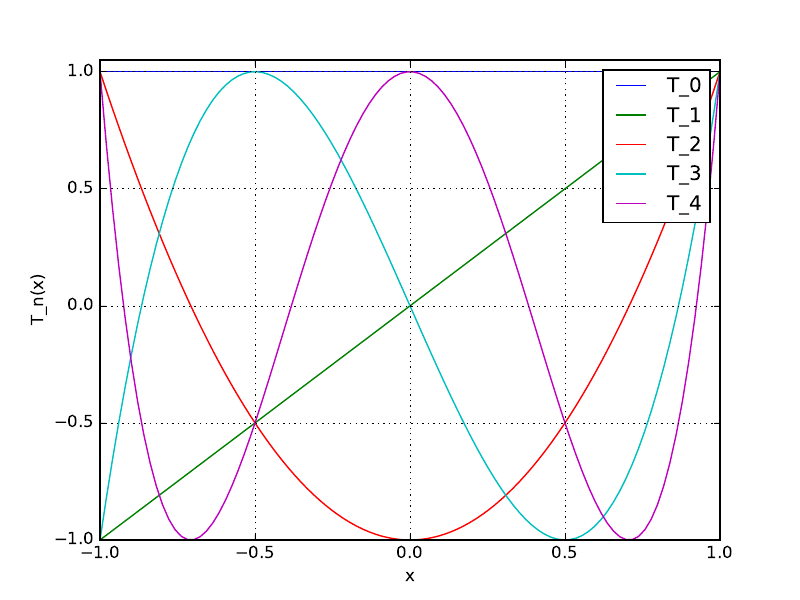

The script that saved this image:
import numpy as np
import matplotlib.pyplot as plt

def cheby(x, N):
	ret = np.zeros((N+1, len(x)))
	ret[0] = np.ones(len(x))
	ret[1] = np.copy(x)
	for n in range(2,N+1):
		ret[n] = 2*x*ret[n-1] - ret[n-2]
	return ret

x = np.linspace(-1, 1, 100)
T = cheby(x, 4)
for i in range(len(T)):
	plt.plot(x, T[i], label="T_" + str(i))
plt.legend()
plt.grid(True)
plt.xlabel("x")
plt.ylabel("T_n(x)")
plt.ylim(-1.0, 1.05)
plt.savefig("task2.pdf")
